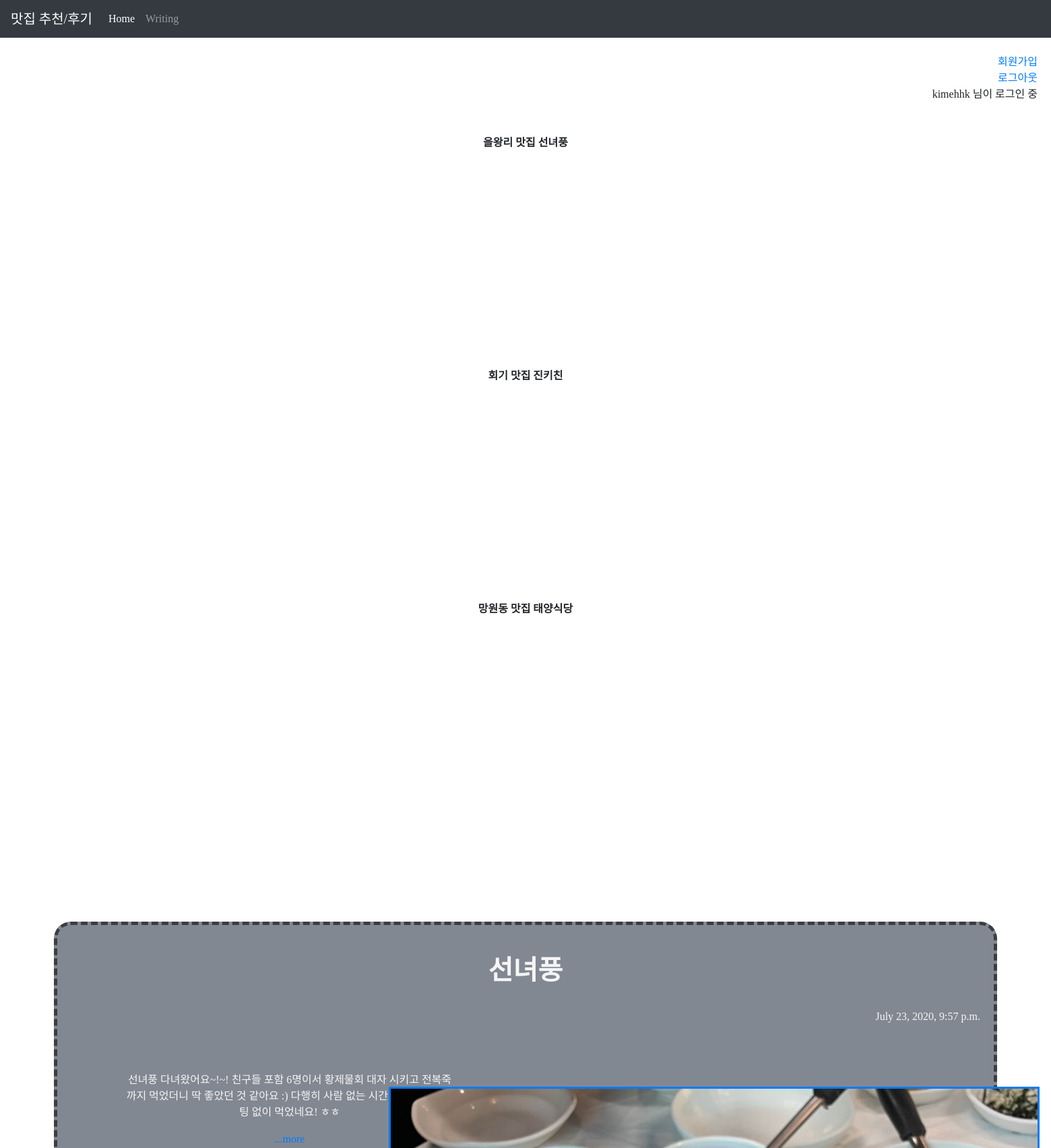
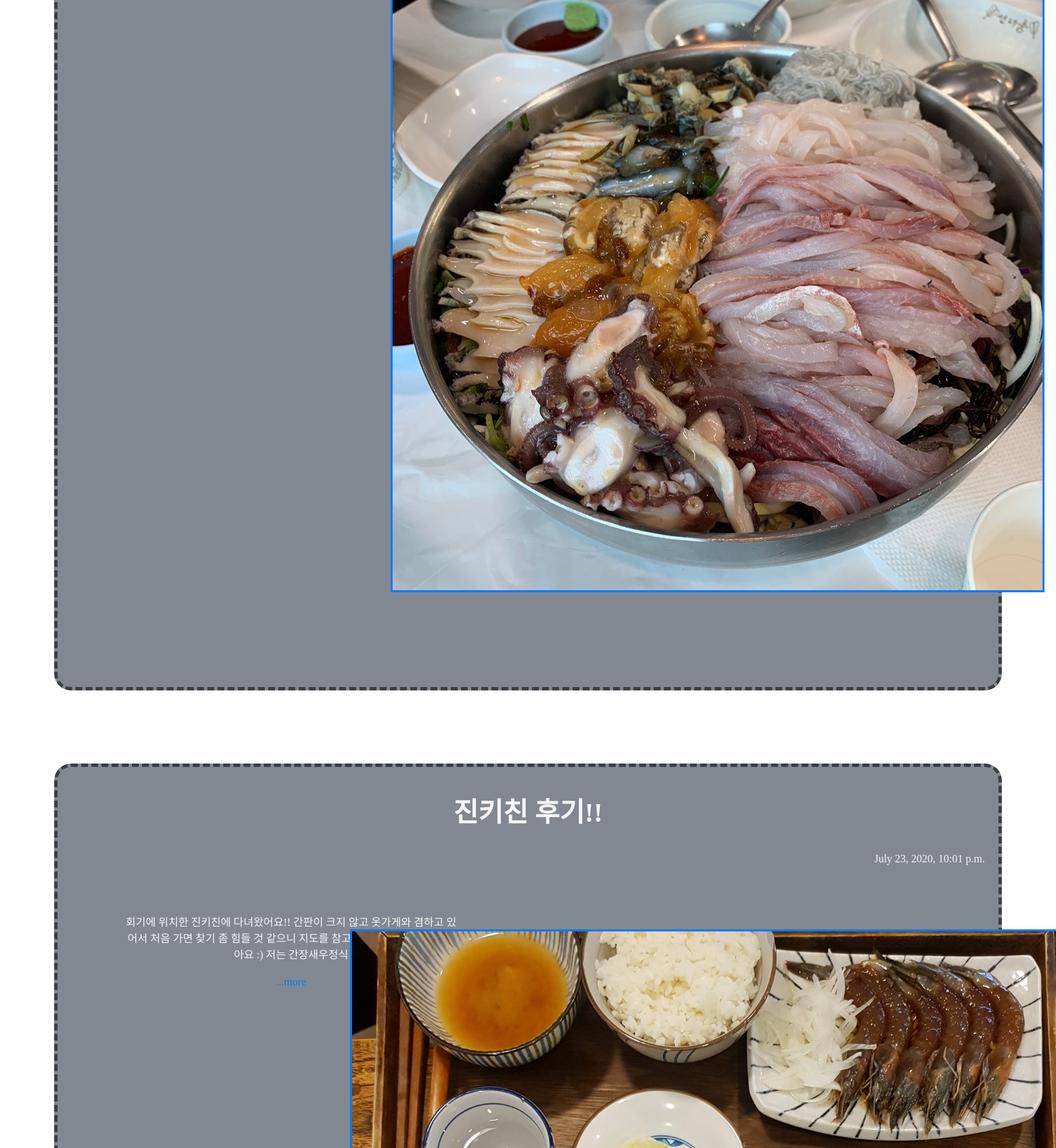
The app's page / (signed in, upper part) with its own data (2 pictures, top to bottom).
### blog/models.py (models this page shows, shortened)
class Blog(models.Model):
    title = models.CharField(max_length=150)
    image = models.ImageField(upload_to='images', default='')
    pub_date = models.DateTimeField('date published')
    body = models.TextField()
    image_thumbnail = ImageSpecField(source='image', processors=[ResizeToFill(200, 150)], format='JPEG', options = {'quality': 60})
    def summary(self):
        return self.body[:100]

### blog/views.py (the view)
# urls.py: path('', blog.views.home, name="home"),
def home(request):
    objs = Blog.objects
    return render(request, 'home.html', {'obj' : objs})

### blog/templates/home.html (shortened to what this page needs)
{% extends 'base.html' %}
{% load socialaccount %}
{% block contents %}
<head>
</head>
<body>
    <div class="log">
        <br><a href="/accounts/signup">회원가입</a><br>
        {% if user.is_authenticated %}
        <a href="/accounts/logout">로그아웃</a> <br>
        {{user.username}} 님이 로그인 중
        {% else %}
        <a href="{% provider_login_url 'google' %}">구글 로그인</a> <br>
        <a href="{% provider_login_url 'facebook' %}">페이스북 로그인</a>
        {% endif %}
    </div>
        <br><br><b>을왕리 맛집 선녀풍</b>
        <div id="map1" style="width:50%;height:250px;" class="map"></div>
        <br><br><br><b>회기 맛집 진키친</b>
        <div id="map2" style="width:50%;height:250px;" class="map"></div>
        <br><br><br><b>망원동 맛집 태양식당</b>
        <div id="map3" style="width:50%;height:250px;" class="map"></div>
        <br> <br>
        {% for blog in obj.all%}
        <br>
        <div class="box">
            <br>
            <h1>{{blog.title}}</h1>
            <br>
            <p class="date">{{blog.pub_date}}</p>
            <br>
            <div class="text">
                <p>{{blog.summary}}</p>
                <a href="{%url 'detail' blog.id%}">...more
            </div>
            {% if blog.image %}
            <img src="{{blog.image_thumbnail.url}}" class="thumb">
            {% endif %}
            <br>
        </div>
        <br>
        {%endfor%}
<br>
{% endblock %}

### seventhproject/templates/base.html (shortened to what this page needs)
<head>
    <link rel="stylesheet" href="https://stackpath.bootstrapcdn.com/bootstrap/4.5.0/css/bootstrap.min.css">
</head>
<body>
    <nav class="navbar navbar-expand-lg navbar-dark bg-dark">
        <a class="navbar-brand" href="#">맛집 추천/후기</a>
        <div class="collapse navbar-collapse" id="navbarNavAltMarkup">
        <div class="navbar-nav">
            <a class="nav-item nav-link active" href="{% url 'home' %}">Home <span class="sr-only">(current)</span></a>
            <a class="nav-item nav-link" href="{% url 'add' %}">Writing</a>
        </div>
        </div>
    </nav>
{% block contents %}
{% endblock %}
</body>

### seventhproject/templates/base.html (style rules this page uses)
body { text-align: center; font-family: 'S-CoreDream-3Light'; }

### blog/templates/home.html (style rules this page uses)
body { font-family: 'S-CoreDream-3Light'; }
.log { padding-right: 20px; text-align: right; }
.box { position: relative; top: 100px; border-style: dashed; border-width: 5px; border-color: rgb(61, 61, 63); border-radius: 25px; padding: 20px; margin: 30px 80px; background-color: rgb(130, 136, 146); }
h1 { color: whitesmoke; font-weight: 800; }
.thumb { position: relative; left: 280px; top: -120px; border: 3px; border-style: solid; }
.map { position: relative; top: 10px; left: 25%; }
p { color: whitesmoke; }
.date { text-align: right; }
.text { position: relative; left: 50px; padding: 30px; width: 550px; }

### records on screen
Blog: title "선녀풍", pub_date "July 23, 2020, 9:57 p.m.", summary "선녀풍 다녀왔어요~!~! 친구들 포함 6명이서 황제물회 대자 시키고 전복죽까지 먹었더니 딱 좋았던 것 같아요 :) 다행히 사람 없는 시간대에 가서 웨이팅 없이 먹었네요! ㅎㅎ", image_thumbnail (picture)
Blog: title "진키친 후기!!", pub_date "July 23, 2020, 10:01 p.m.", summary "회기에 위치한 진키친에 다녀왔어요!! 간판이 크지 않고 옷가게와 겸하고 있어서 처음 가면 찾기 좀 힘들 것 같으니 지도를 참고해서 가는 게 편할 것 같아요 :) 저는 간장새우정식", image_thumbnail (picture)

### other values on screen
{{ user.username }} "kimehhk"
